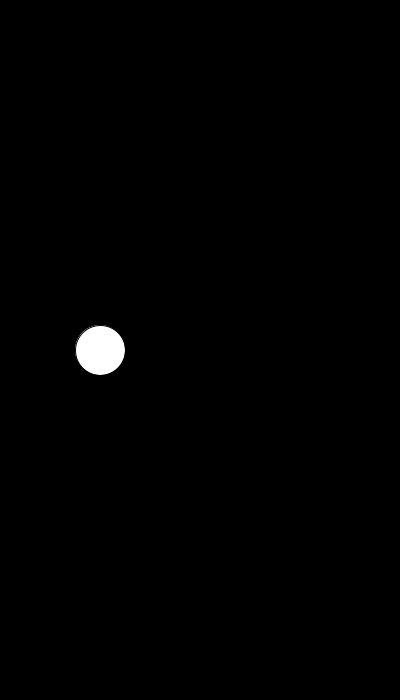
Frame 1 (no input)
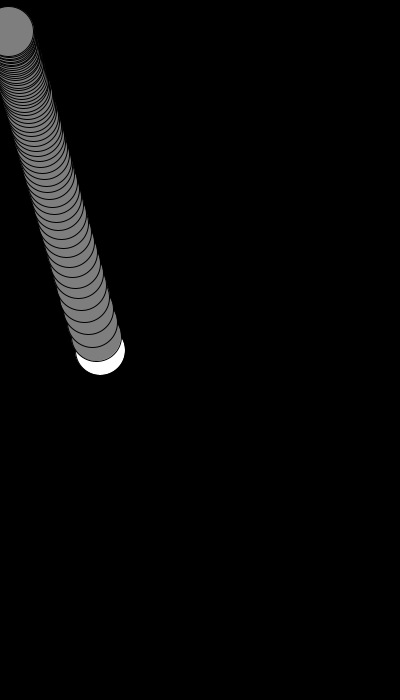
Frame 60 (the mouse pressed at the canvas centre just before this capture)
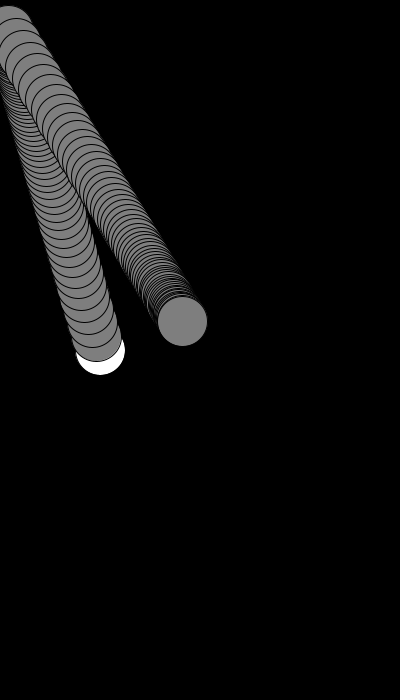
Frame 120 (the mouse held since frame 60 and released just before this capture)

The Processing sketch that drew these frames (run headless with seeded random() and noise(); from frame 60 on, the mouse is pressed at the canvas centre):

// Processing sketch: processing_35748
// ── processing_35748.pde

float ellx = 100;
float elly = 350;

float e_1width = 50;
float e_1height = 50;

float e_2width = 70;
float e_2height = 70;

void setup(){
  size(400,700);
  background(0);
}

void draw() {
  
   ellipse(ellx,elly,50,50);
 elly = elly + (mouseY - elly)/25.0;
 ellx = ellx + (mouseX - ellx)/25.0;
  
  if (mouseButton == LEFT) {
    ellipse(mouseX,mouseY,e_1width,e_1height);
  } else if (mouseButton == RIGHT) {
    ellipse(mouseX,mouseY,e_2width,e_2height);
  } else {
    fill(126);
  }
}

/*void mousePressed() {
  if (mouseButton == LEFT) {
    ellipse(50,50,50,50);
  } else if (mouseButton == RIGHT) {
    ellipse(70,70,70,70);
  } else {
    fill(126);
  }
}*/
